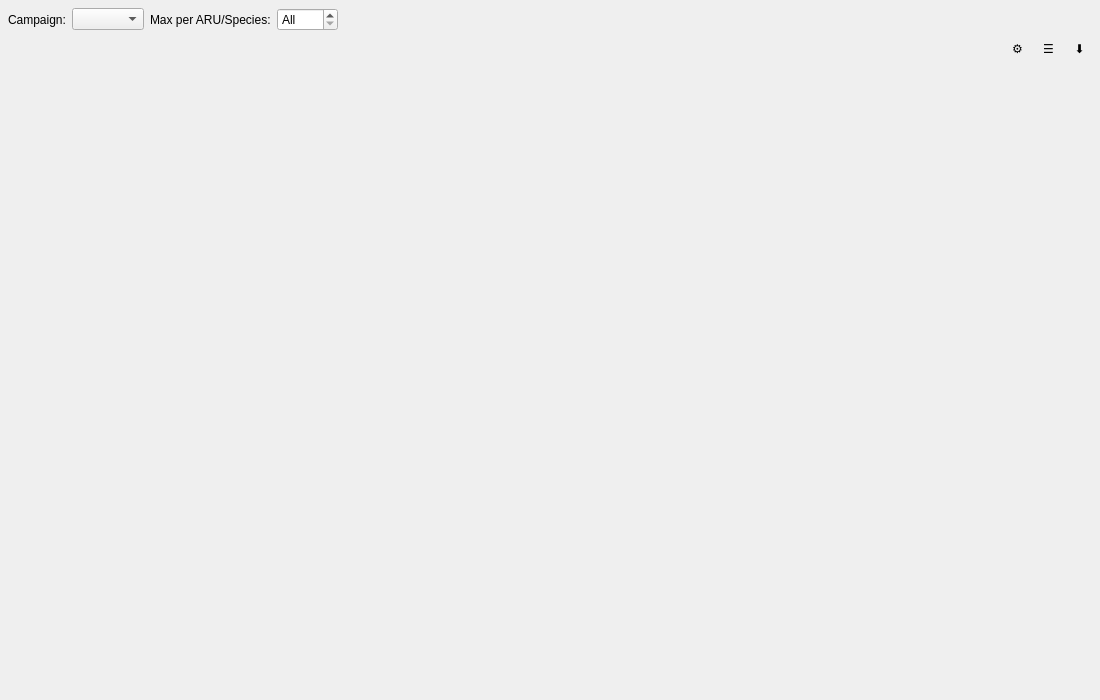
<?xml version="1.0" encoding="UTF-8"?>
<ui version="4.0">
 <class>ExaminePanel</class>
 <widget class="QWidget" name="ExaminePanel">
  <property name="geometry">
   <rect>
    <x>0</x>
    <y>0</y>
    <width>1100</width>
    <height>700</height>
   </rect>
  </property>
  <layout class="QVBoxLayout" name="root_layout">
   <property name="leftMargin">
    <number>8</number>
   </property>
   <property name="topMargin">
    <number>8</number>
   </property>
   <property name="rightMargin">
    <number>8</number>
   </property>
   <property name="bottomMargin">
    <number>8</number>
   </property>
   <item>
    <layout class="QHBoxLayout" name="filter_bar">
     <item>
      <widget class="QLabel" name="campaign_label">
       <property name="text">
        <string>Campaign:</string>
       </property>
      </widget>
     </item>
     <item>
      <widget class="QComboBox" name="campaign_combo">
       <property name="minimumWidth">
        <number>220</number>
       </property>
      </widget>
     </item>
     <item>
      <widget class="QLabel" name="max_per_label">
       <property name="text">
        <string>Max per ARU/Species:</string>
       </property>
      </widget>
     </item>
     <item>
      <widget class="QSpinBox" name="max_per_spin">
       <property name="minimum">
        <number>0</number>
       </property>
       <property name="maximum">
        <number>10000</number>
       </property>
       <property name="value">
        <number>0</number>
       </property>
       <property name="specialValueText">
        <string>All</string>
       </property>
      </widget>
     </item>
     <item>
      <spacer name="filter_spacer">
       <property name="orientation">
        <enum>Qt::Horizontal</enum>
       </property>
       <property name="sizeHint" stdset="0">
        <size>
         <width>40</width>
         <height>20</height>
        </size>
       </property>
      </spacer>
     </item>
    </layout>
   </item>
   <item>
    <layout class="QHBoxLayout" name="table_header_bar">
     <item>
      <widget class="QLabel" name="info_label">
       <property name="text">
        <string/>
       </property>
       <property name="styleSheet">
        <string>color: #555; font-size: 11px;</string>
       </property>
      </widget>
     </item>
     <item>
      <spacer name="table_header_spacer">
       <property name="orientation">
        <enum>Qt::Horizontal</enum>
       </property>
       <property name="sizeHint" stdset="0">
        <size>
         <width>40</width>
         <height>20</height>
        </size>
       </property>
      </spacer>
     </item>
     <item>
      <widget class="QToolButton" name="padding_button">
       <property name="text">
        <string>⚙</string>
       </property>
       <property name="toolTip">
        <string>Playback padding</string>
       </property>
       <property name="toolButtonStyle">
        <enum>Qt::ToolButtonTextOnly</enum>
       </property>
       <property name="popupMode">
        <enum>QToolButton::InstantPopup</enum>
       </property>
       <property name="autoRaise">
        <bool>true</bool>
       </property>
      </widget>
     </item>
     <item>
      <widget class="QToolButton" name="columns_button">
       <property name="text">
        <string>☰</string>
       </property>
       <property name="toolTip">
        <string>Visible columns</string>
       </property>
       <property name="toolButtonStyle">
        <enum>Qt::ToolButtonTextOnly</enum>
       </property>
       <property name="popupMode">
        <enum>QToolButton::InstantPopup</enum>
       </property>
       <property name="autoRaise">
        <bool>true</bool>
       </property>
      </widget>
     </item>
     <item>
      <widget class="QToolButton" name="export_button">
       <property name="text">
        <string>⬇</string>
       </property>
       <property name="toolTip">
        <string>Export</string>
       </property>
       <property name="toolButtonStyle">
        <enum>Qt::ToolButtonTextOnly</enum>
       </property>
       <property name="popupMode">
        <enum>QToolButton::InstantPopup</enum>
       </property>
       <property name="autoRaise">
        <bool>true</bool>
       </property>
      </widget>
     </item>
    </layout>
   </item>
   <item>
    <widget class="DetectionTable" name="detections_table" native="true"/>
   </item>
  </layout>
 </widget>
 <customwidgets>
  <customwidget>
   <class>DetectionTable</class>
   <extends>QWidget</extends>
   <header>pam_analyzer.ui.detection_table</header>
   <container>1</container>
  </customwidget>
 </customwidgets>
 <resources/>
 <connections/>
</ui>
